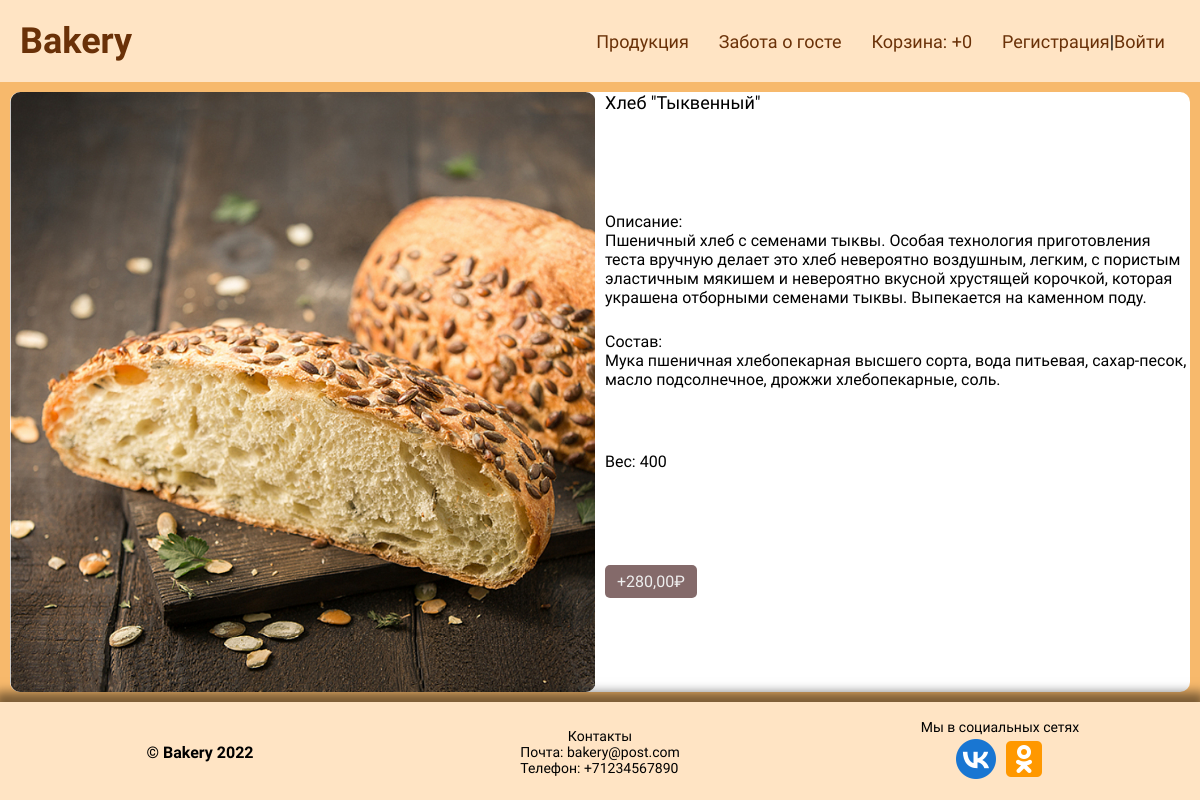
The app's page /products/bread/hleb-tykvennyj/ with its own data.
### catalog/models.py (models this page shows, shortened)
class Cart(models.Model):
    client = models.ForeignKey('Client', null=True, on_delete=models.CASCADE, verbose_name='Покупатель')
    product = models.ManyToManyField(CartProduct, blank=True, related_name='related_carts')
    amount = models.PositiveIntegerField(default=0, verbose_name='Количество')
    total_price = models.DecimalField(max_digits=9, decimal_places=2, default=0, verbose_name='Итоговая цена')
    in_order = models.BooleanField(default=False)
    for_anonymous_user = models.BooleanField(default=False)

class Product(models.Model):
    MIN_RESOLUTION = (400, 400)
    MAX_RESOLUTION = (1000, 1000)
    MAX_IMAGE_SIZE = 3145728
    class Meta:
        abstract = True
    title = models.CharField(max_length=150, db_index=True, verbose_name='Название')
    slug = models.SlugField(max_length=150, unique=True, db_index=True, verbose_name='URL')
    description = models.TextField(verbose_name='Описание', null=True)
    structure = models.TextField(verbose_name='Состав', null=True)
    weight = models.SmallIntegerField(verbose_name='Вес')
    image = models.ImageField(upload_to="image/%Y/%m/%d", verbose_name='Изображение')
    price = models.DecimalField(max_digits=10, decimal_places=2, verbose_name='Цена')
    category = models.ForeignKey('Category', on_delete=models.CASCADE, verbose_name='Категория')

class Bread(Product):
    type = models.CharField(max_length=100, verbose_name='Вид хлеба')

### catalog/views.py (the view)
# urls.py: path('products/<str:ct_model>/<str:slug>/', ProductDetailView.as_view(), name='product_detail'),
class ProductDetailView(CartMixin, CategoryDetailMixin, DetailView):
    def dispatch(self, request, *args, **kwargs):
        self.model = self.CT_MODEL_MODEL_CLASS[kwargs['ct_model']]
        self.queryset = self.model._base_manager.all()
        return super().dispatch(request, *args, **kwargs)
    context_object_name = 'product'
    template_name = 'catalog/product_detail.html'
    slug_url_kwarg = 'slug'
    def get_context_data(self, **kwargs):
        product_object = kwargs['object']
        ct = ContentType.objects.get(model=self.model._meta.model_name)
        context = super().get_context_data(**kwargs)
        try:
            cart_product = CartProduct.objects.get(object_id=product_object.id, content_type=ct)
            context['all_cart_products'] = self.cart.product.all()
            context['cart_product'] = cart_product
        except:
            pass
        context['ct_model'] = self.model._meta.model_name
        context['cart'] = self.cart
        return context

### catalog/models.py (called while the page is built)
def get_models_for_count(*model_names):
    return [models.Count(model_name) for model_name in model_names]

    def get_queryset(self):
        return super().get_queryset()

    def get_categories_for_catalog(self):
        models = get_models_for_count('bread', 'pie', 'pizza', 'muffin', 'cookie', 'cake')
        qs = list(self.get_queryset().annotate(*models))
        data = [
            dict(name=c.title, url=c.get_absolute_url())
            for c in qs
                ]
        return data

    def get_absolute_url(self):
        return reverse('product_category', kwargs={'slug':self.slug})

### catalog/templates/catalog/product_detail.html (shortened to what this page needs)
{% extends 'catalog/base.html' %}
{% block content %}
{% load static %}
<link rel="stylesheet" href="{% static 'catalog/css/product_style.css' %}" type="text/css">
<link rel="stylesheet" href="{% static 'catalog/css/product_media.css' %}" type="text/css">
<div class="product-info">
    <div class="product-info-inner">
        <div class="grid-product">
        <div class="product-image elem">
            <img src="{{ product.image.url }}" class="product-image-item">
        </div>
        <div class="product-title elem">
            {{ product.title }}
        </div>
        <div class="product-description elem">
            <p>Описание:</p>
            <p>{{ product.description }}</p>
        </div>
        <div class="product-structure elem">
            <p>Состав:</p>
            <p>{{ product.structure }}</p>
        </div>
        <div class="product-weight elem">
            <p>Вес: {{ product.weight }}</p>
        </div>
        {% if cart_product in all_cart_products %}
            <div>
                <form action="{% url 'change_amount' ct_model=cart_product.content_object.get_model_name slug=cart_product.content_object.slug %}" method="POST">
                    {% csrf_token %}
                    <div class="quantity_inner">
                        <button type="submit" class="bt_minus">
                            <svg viewBox="0 0 24 24" class="feather feather-minus"><line x1="5" y1="12" x2="19" y2="12"></line></svg>
                        </button>
                        <input type="text" name="amount" value="{{ cart_product.amount }}" size="2" class="quantity" data-max-count="20" />
                        <button type="submit" class="bt_plus">
                            <svg viewBox="0 0 24 24" class="feather feather-plus"><line x1="12" y1="5" x2="12" y2="19"></line><line x1="5" y1="12" x2="19" y2="12"></line></svg>
                        </button>
                    </div>
                </form>
            </div>
        {% else %}
            <div class="product-price elem">
                <a class="btn" href="{% url 'add_to_cart' ct_model=ct_model slug=product.slug %}">+{{product.price}}₽</a>
            </div>
        {% endif %}
    </div>
    </div>
</div>
{% endblock %}

### catalog/templates/catalog/base.html (shortened to what this page needs)
{% load static %}
<!DOCTYPE html>
<html lang="en">
<head>
    <link rel="stylesheet" href="{% static 'catalog/css/reset.css' %}" type="text/css">
    <link rel="stylesheet" href="{% static 'catalog/css/style.css' %}" type="text/css">
    <link rel="stylesheet" href="{% static 'catalog/css/media.css' %}" type="text/css">
</head>
<body>
    <nav class="navbar">
        <div class="logo">
            <a href="{% url 'home' %}" class="nav-logo-link">Bakery</a>
        </div>
        <ul class="nav-links">
            <div class="menu">
                <li class="nav-menu-item"><a class="nav-menu-link scrollto" href="#catalog">Продукция</a></li>
                <li class="nav-menu-item"><a class="nav-menu-link" href="#">Забота о госте</a></li>
                <li class="nav-menu-item"><a class="nav-menu-link" href="{% url 'cart' %}">Корзина: +{{ cart.product.count }}</a></li>
                {% if request.user.is_authenticated %}
                <li class="nav-menu-item"><a class="nav-menu-link" href="{% url 'logout' %}">Выйти</a></li>
                {% else %}
                <li class="nav-menu-item"><a class="nav-menu-link" href="{% url 'register' %}">Регистрация</a>|<a class="nav-menu-link" href="{% url 'login' %}">Войти</a></li>
                {% endif %}
            </div>
        </ul>
    </nav>
{% block content %}
{% endblock %}
    <div class="footer">
        <div class="footer-container">
            <div class="trade-simbol">
                © Bakery 2022
            </div>
            <div class="contacts">
                <div class="title">
                    Контакты
                </div>
                <div class="contacts-type">
                    <div class="email">
                        Почта: bakery@post.com
                    </div>
                    <div class="phone-number">
                        Телефон: +71234567890
                    </div>
                </div>
            </div>
            <div class="social-networking">
                <div class="title">
                    Мы в социальных сетях
                </div>
                <ul class="footer-icons">
                    <li class="footer-icons-item"><a class="footer-icons-link" href="https://vk.com/"><img src="{% static 'catalog/images/footer_elements/vk.png' %}" alt="VK"></a></li>
                    <li class="footer-icons-item"><a class="footer-icons-link" href="https://ok.ru/"><img src="{% static 'catalog/images/footer_elements/ok.png' %}" alt="OK"></a></li>
                </ul>
            </div>
        </div>
    </div>
</body>
</html>

### catalog/static/catalog/css/style.css (style rules this page uses)
html, body { margin: 0; padding: 0; }
* { box-sizing: border-box; }
.navbar { display: flex; align-items: center; justify-content: space-between; padding: 20px; background-color: bisque; }
.nav-menu-item { list-style: none; }
.nav-logo-link { text-decoration: none; font-family: Lobster; font-size: 36px; font-weight: 600; color: rgb(106, 49, 8); }
.nav-menu-link { text-decoration: none; color: rgb(106, 49, 8); }
.menu { display: flex; font-family: Oswald; font-size: 18px; font-weight: 500; }
.nav-menu-item { padding: 5px 15px; }
.footer { width: 100%; height: 100px; background: bisque; font-family: Oswald; font-size: 14px; font-weight: 400; box-shadow: 0px -5px 10px 5px rgba(0, 0, 0, 0.5); }
.footer-container { background: bisque; width: 100%; height: 100px; display: grid; grid-template-columns: 5fr 5fr 5fr; grid-template-areas: 'link-1 link-2 link-3' }
.footer-container div:nth-child(1) { grid-area: link-1; }
.footer-container div:nth-child(2) { grid-area: link-2; }
.footer-container div:nth-child(3) { grid-area: link-3; }
.trade-simbol { font-size: 16px; font-weight: 600; display: flex; justify-content: center; align-items: center; }
.contacts { display: flex; flex-direction: column; justify-content: center; align-items: center; }
.social-networking { display: flex; flex-direction: column; justify-content: center; align-items: center; }
.footer-icons { display: flex; justify-content: space-around; align-items: center; }
.footer-icons-item { list-style: none; }
.footer-icons-link { text-decoration: none; }

### catalog/static/catalog/css/product_style.css (style rules this page uses)
html, body { margin: 0; padding: 0; }
* { box-sizing: border-box; }
.product-info { padding: 10px; background-color: rgba(242, 138, 11, 0.6); }
.product-info-inner { border-radius: 10px; background-color: #fff }
.grid-product { height: 600px; display: grid; grid-column-gap: 10px; grid-template-rows: 20% 20% 20% 20% 20%; grid-template-columns: 1fr 1fr; grid-template-areas: 'block-1 block-2' 'block-1 block-3' 'block-1 block-4' 'block-1 block-5' 'block-1 block-6' }
.grid-product div:nth-child(1) { grid-area: block-1; }
.grid-product div:nth-child(2) { grid-area: block-2; }
.grid-product div:nth-child(3) { grid-area: block-3; }
.grid-product div:nth-child(4) { grid-area: block-4; }
.grid-product div:nth-child(5) { grid-area: block-5; }
.grid-product div:nth-child(6) { grid-area: block-6; }
.product-image { position: relative; overflow: hidden; width: 100%; height: 100%; }
.product-image-item { position: absolute; top: 50%; left: 50%; transform: translate(-50%, -50%); width: 100%; height: 100%; object-fit: cover; border-radius: 10px; }
.product-title { font-family: Oswald; font-size: 18px; font-weight: 500; }
.product-description, .product-structure, .product-weight, .product-price { font-family: Oswald; font-size: 16px; font-weight: 400; }
.btn { background-color: #846A6A; padding: 7px 12px; text-decoration: none; color: #eee; font-family: Oswald; font-size: 16px; font-weight: 400; border-radius: 5px; }

### records on screen
Bread: image (picture), title "Хлеб \"Тыквенный\"", description "Пшеничный хлеб с семенами тыквы. Особая технология приготовления теста вручную делает это хлеб невероятно воздушным, легким, с пористым эластичным мякишем и невероятно вкусной хрустящей корочкой, которая украшена отборными семенами тыквы. Выпекается на каменном поду.", structure "Мука пшеничная хлебопекарная высшего сорта, вода питьевая, сахар-песок, масло подсолнечное, дрожжи хлебопекарные, соль.", weight "400", price "280,00"
